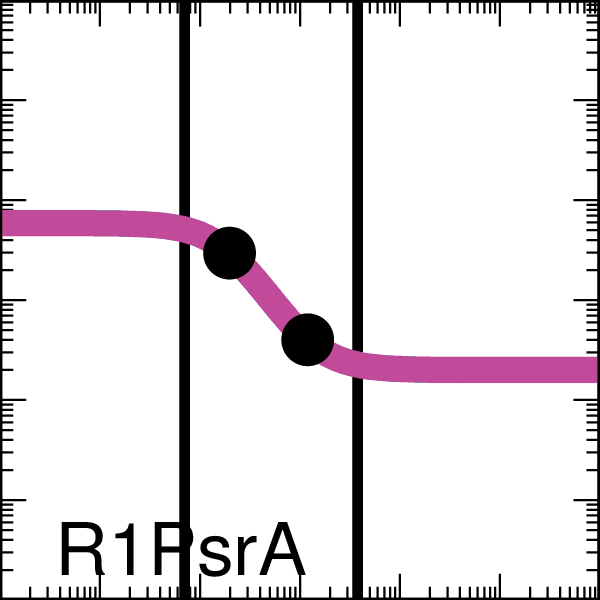

This chart was generated by the following gnuplot code:

set output "demo_FixedGatesDigital0x00_001_A000_xfer_model_R1_PsrA.eps"
set terminal postscript eps enhanced color "Helvetica, 35" size 2,2
set logscale x
set logscale y
set lmargin screen 0.0
set rmargin screen 1.0
set tmargin screen 1.0
set bmargin screen 0.0
set size ratio 1.0
set border linewidth 2
set tics scale 2
set mxtics 10
set mytics 10
set key bottom left
set key samplen -1
set xrange [0.001:1000.0]
set yrange [0.001:1000.0]
set format y "10^{%L}"    
set format x "10^{%L}"    
set format x ""    
set xlabel '00010001'
set arrow from 0.07034180909597951,0.001 to 0.07034180909597951,1000.0 nohead lw 10 lt 2 lc rgb '#000000'
set arrow from 3.7707933017393307,0.001 to 3.7707933017393307,1000.0 nohead lw 10 lt 2 lc rgb '#000000'
ymin = 0.2
ymax = 5.9
K = 0.19
n = 1.8
set dummy x

plot ymin+(ymax-ymin)/(1.0+(x/K)**n) lw 25 lc rgb '#C24B9C' title 'R1PsrA',\
 "<echo '1 2'" using (0.197556859):(2.950000003872063)  with points pt 7 ps 4 lc rgb 'black' notitle,\
 "<echo '1 2'" using (1.197796047):(0.3999999998585956)  with points pt 7 ps 4 lc rgb 'black' notitle
